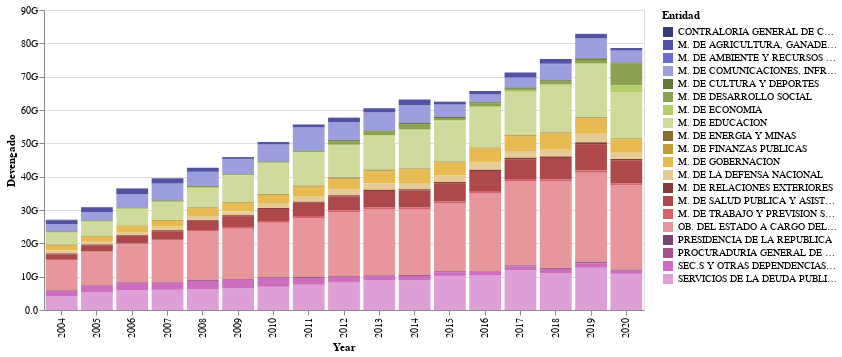

Source (notebook cell):
### Code cell
campo = "Devengado"
altair.Chart.from_dict(
{
  "$schema": "https://vega.github.io/schema/vega-lite/v4.json",
  "description": "Chart",
  "data": {
      "values":  plotdata
  },
    "layer":[
        {
          "mark": {"type": "bar", "tooltip": True},
          "encoding": {
            "tooltip": [
              {"field": campo, "type": "quantitative", "title": campo, "format": ".2s"},
              {"field": "Entidad", "type": "nominal", "title": "Entidad"},
            ],
            #"order":  {"field": campo, "type": "quantitative"
            #},
            "y": {
              "field": campo, 
              "type": "quantitative", 
                "axis": {"format": ".2s", "title": campo},
             #   "scale": {"type": "pow", "exponent": 0.5,}
            },
            "x": {"field": "Year", "type": "nominal"},
            "color": {
              "field": "Entidad",
                "type": "nominal",
              "scale": {"scheme": "category20b"}
            }

          }
        }
    ],
  "width": 600
})

### Figure 1 — Vega-Lite specification as saved in the notebook (floating-point values rounded to 4 significant figures; data arrays with more than 128 entries replaced by an {"elided": "..."} marker saying what was removed)
{"config": {"view": {"continuousWidth": 400, "continuousHeight": 300}}, "layer": [{"mark": {"type": "bar", "tooltip": true}, "encoding": {"color": {"type": "nominal", "field": "Entidad", "scale": {"scheme": "category20b"}}, "tooltip": [{"type": "quantitative", "field": "Devengado", "format": ".2s", "title": "Devengado"}, {"type": "nominal", "field": "Entidad", "title": "Entidad"}], "x": {"type": "nominal", "field": "Year"}, "y": {"type": "quantitative", "axis": {"format": ".2s", "title": "Devengado"}, "field": "Devengado"}}}], "data": {"name": "data-0ac45c04c2d97bcb04ae0d102a862b7e"}, "description": "Chart", "width": 600, "$schema": "https://vega.github.io/schema/vega-lite/v4.json", "datasets": {"data-0ac45c04c2d97bcb04ae0d102a862b7e": {"elided": "319 records"}}}
